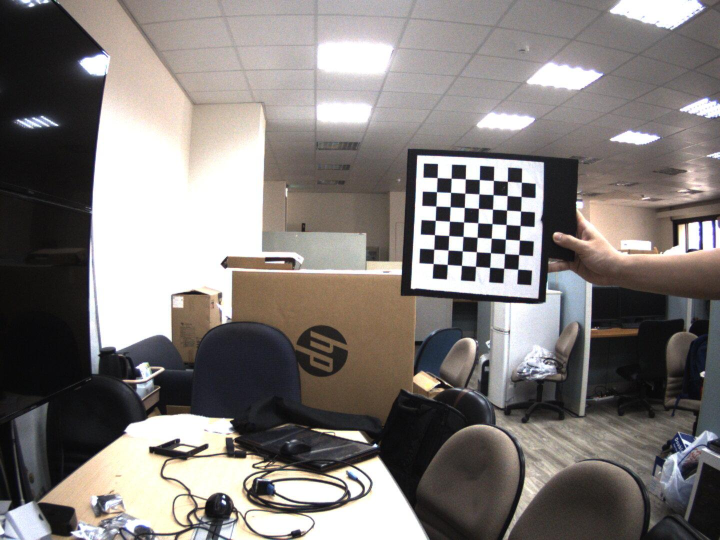
#> input picture Intrinsic/16124946/chessboard_0000.jpg, 1440 x 1080 px (shown at 1/2 size); its folder holds 3 pictures in this run
$ jupyter execute Intrinsic.ipynb   (shell and % lines are left out)
#> lines starting #> are read from the running program, lines starting #| are printed output that depends on the picture
# Import library and setting parameter

[cell 1]
from google.colab import drive
drive.mount('/content/gdrive')

%cd /content/gdrive/MyDrive/PAKDD/Intrinsic

[cell 2]
import numpy as np
import os
import cv2

corner = 7 # how many blocks in chessboard
block = 14 # the width of each block in real world (mm)
resolution = [1440, 1080]

# Get the Intersection of chessboard

[cell 3]
rootdir = os.getcwd()
imgPath = os.path.join(rootdir, '16124946')

objp = np.zeros((corner*corner,3), np.float32)
objp[:,:2] = np.mgrid[0:corner, 0:corner].T.reshape(-1,2)
objp = objp * block

# get the chessboard image
images = []
for filename in os.listdir(imgPath):
  print(filename)
  fullpath = os.path.join(imgPath, filename)
  if filename.startswith('chessboard_') and filename.endswith('.jpg'):
      images.append(fullpath)
#> pass 2 of the loop `for filename in os.listdir(imgPath):`:
#> pass 3 of the loop `for filename in os.listdir(imgPath):`:

print('Start finding chessboard corners...')
objpoints = [] # 3d points in real world space
imgpoints = [] # 2d points in image plane.
for idx, fname in enumerate(images):
  img = cv2.imread(fname)
#> img is the input picture: shape (1080, 1440, 3); mean B, G, R 121, 123.8, 129.1
  img = cv2.resize(img, (resolution[0], resolution[1]), interpolation=cv2.INTER_AREA)
  gray = cv2.cvtColor(img, cv2.COLOR_BGR2GRAY)
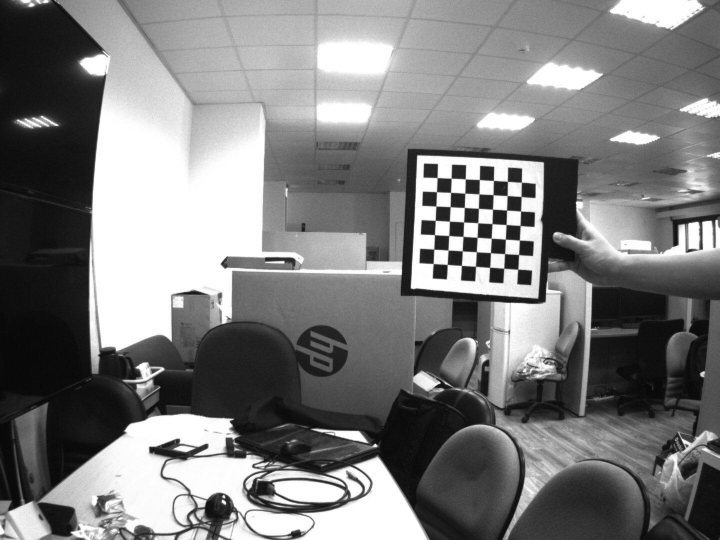
#> gray: shape (1080, 1440) (shown at 1/2 size); min 0, max 255, mean 125
  ret, corners = cv2.findChessboardCorners(gray, (corner, corner), None)
#> ret = True; corners = 49 rows, first 8: [874.6, 355.7], [902.5, 356.8], [930.7, 358.3], [959.1, 359.8], [987.2, 361.3], [1015.1, 363.1], [1043.4, 365.1], [873.3, 383.9]
  if ret == True:
      objpoints.append(objp)
      imgpoints.append(corners)
#> pass 2 of the loop `for idx, fname in enumerate(images):`:
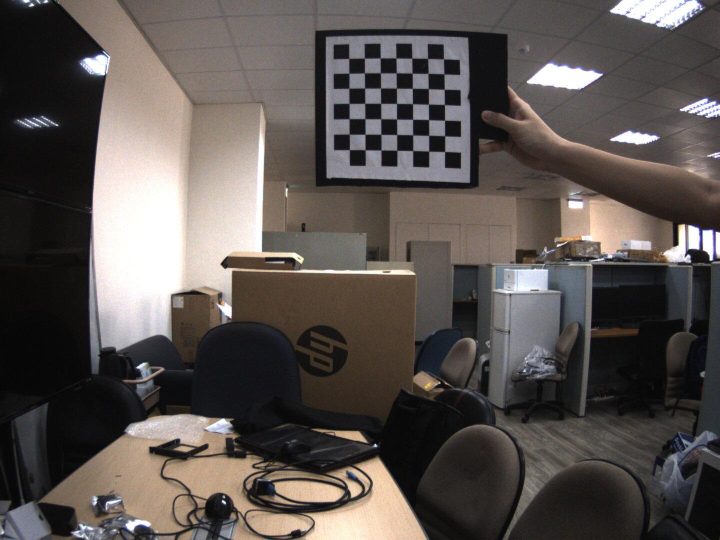
#> input picture Intrinsic/16124946/chessboard_0001.jpg, 1440 x 1080 px (shown at 1/2 size)
#> img is the input picture: shape (1080, 1440, 3); mean B, G, R 80.3, 83.6, 90.2
#> `gray = cv2.cvtColor(img, cv2.COLOR_BGR2GRAY)`:
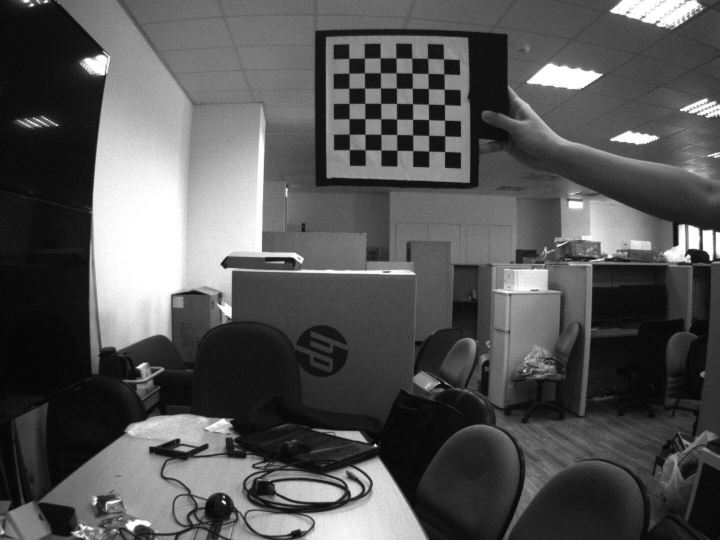
#> gray: shape (1080, 1440) (shown at 1/2 size); min 0, max 255, mean 85.2
#> corners = 49 rows, first 8: [698.3, 117.3], [729.2, 116.8], [760.8, 116.6], [792.6, 116.5], [824.4, 116.9], [855.7, 117.3], [887.5, 118.4], [697.9, 146.2]
#> pass 3 of the loop `for idx, fname in enumerate(images):`:
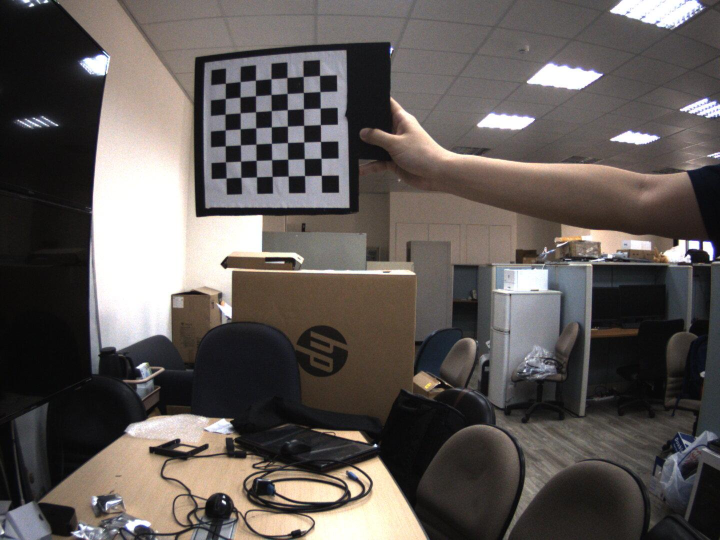
#> input picture Intrinsic/16124946/chessboard_0002.jpg, 1440 x 1080 px (shown at 1/2 size)
#> img is the input picture: shape (1080, 1440, 3); mean B, G, R 86.1, 89.2, 95.3
#> `gray = cv2.cvtColor(img, cv2.COLOR_BGR2GRAY)`:
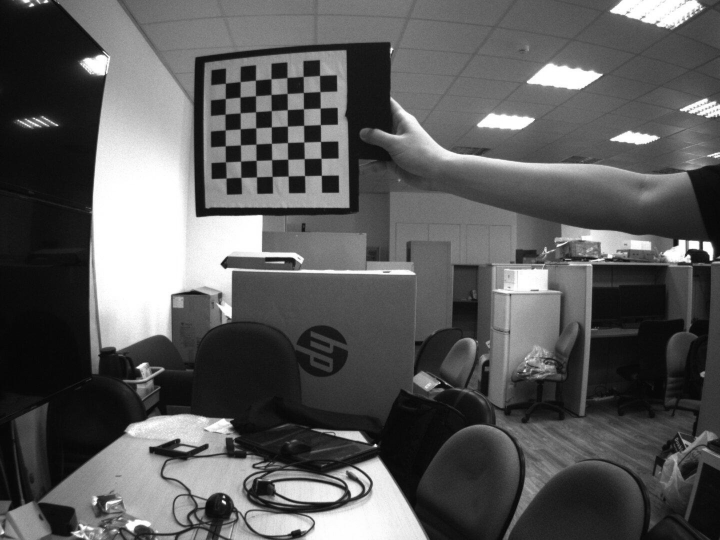
#> gray: shape (1080, 1440) (shown at 1/2 size); min 0, max 255, mean 90.6
#> corners = 49 rows, first 8: [639.6, 151.4], [640.4, 183.7], [641.1, 216.5], [641.3, 249.8], [641.5, 283.3], [642.6, 317.1], [643, 351.1], [606.8, 153.6]
img_size = (img.shape[1], img.shape[0])
#> img_size = (1440, 1080)

# Calculate camera intrinsic

[cell 4]
ret, mtx, dist, rvecs, tvecs = cv2.calibrateCamera(objpoints, imgpoints, img_size,None,None)
#> ret = 0.27; mtx = [[1349.3, 0, 708.3], [0, 1347.7, 551], [0, 0, 1]]; dist = [[-0.644, 1.32, -0.00503, 0.000587, -4.51]]; rvecs = ([0.0537, 0.275, 0.0584], [0.266, 0.185, 0.0176], [0.303, -0.00919, 1.56]); tvecs = ([80.76, -94.95, 641.6], [-4.55, -191.6, 559.7], [-28.07, -163.5, 523.3])

print("Intrinsic: {}".format(mtx))
#| Intrinsic: [[1.34931144e+03 0.00000000e+00 7.08259824e+02]
#|  [0.00000000e+00 1.34766058e+03 5.50963895e+02]
#|  [0.00000000e+00 0.00000000e+00 1.00000000e+00]]
print("Dist: {}".format(dist))
#| Dist: [[-6.44497736e-01  1.31692230e+00 -5.03409688e-03  5.86888345e-04
#|   -4.50502460e+00]]
